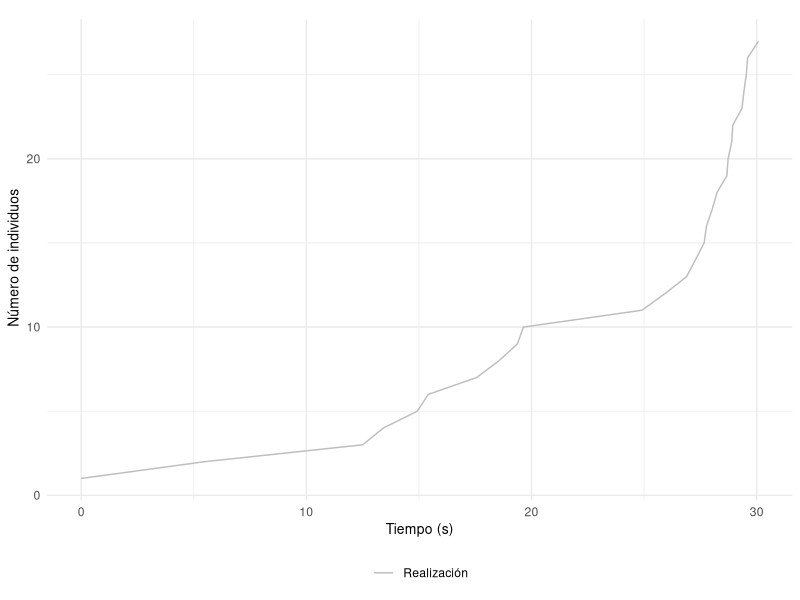

Write the R code that produced this figure.
## ---- chunk 1
library("deSolve")
library("ggplot2")
## ---- chunk 2
tiempo_exponencial <- function(a0){
  r1 <- runif(n=1,min=0,max=1)
  return((1/a0)*log(1/r1))
}
## ---- chunk 3
Malthus_EDO <- function(t,state,parameters){
  with(as.list(c(state, parameters)), { 
    dX <- r * X 
    list(dX)
  })
}
## ---- chunk 4
Malthus_Gillespie<-function(r,x0,t0,tf){
    # Variable espacial que almacena el estado del sistema en tras cada reacción
    x <- x0
    # Variable espacial
    x_actual <- x0
    
    # Cálculo de la propensidad
    a <- abs(r)*x_actual
    
    # Controlamos la extinción mediante una variable lógica
    extincion <- FALSE
    
    # Variable temporal
    t <- t0
    # Variable que almacena todos los tiempos de reacción
    t_imprimir <- t0
    
    while(t<tf){
      
      # Avanzamos la variable temporal
      t <- t + tiempo_exponencial(a)
      # Almacenamos el tiempo de reacción
      t_imprimir <- c(t_imprimir,t)
      
      r2 <- runif(n=1, min=0, max=1)
      if(r>0)
        x_actual <- x_actual + 1
      else
        x_actual <- x_actual-1
      
      # Almacenamos el estado del sistema
      x <- c(x,x_actual)

      a <- abs(r)*x_actual
      
    }
    
    # Si se extingue la población cambiamos el valor de extincion a TRUE
    if( x_actual == 0 )
      extincion <- TRUE
    
    datos <- data.frame(t_imprimir=t_imprimir,x_imprimir=x,row.names = NULL)
    
    # Devolvemos una lista que nos indica si se ha extinguido la población y un vector que nos indica el estado del sistema para cada tiempo de muestreo
    return(list(extincion = extincion, datos = datos))
}
## ---- chunk 5
# Definimos parámetros adecuados
r <- 0.1
x0 <- 1
t0 <- 0
tf <- 30

# Consideramos una realización
n_realizaciones <- 1

# Inicializamos el gráfico en el que incluimos la realización
grafico <- ggplot()

for (i in 1:n_realizaciones) {
  realizacion <- Malthus_Gillespie(r,x0,t0,tf)
  imprimir <- realizacion$datos
  grafico <- grafico + geom_line(data = imprimir, aes(x = t_imprimir, y = x_imprimir, color="Realización"))
}
## ---- chunk 6

grafico <- grafico + labs(title = element_blank(), x = "Tiempo (s)", y = " Número de individuos") +
  theme_minimal() + 
  theme(legend.title=element_blank(),legend.position = "bottom",axis.title.x = element_text(size = 10), axis.title.y = element_text(size = 10)) + 
  scale_color_manual(values = c("Realización"="grey" ), breaks = c("Realización"))

print(grafico)
